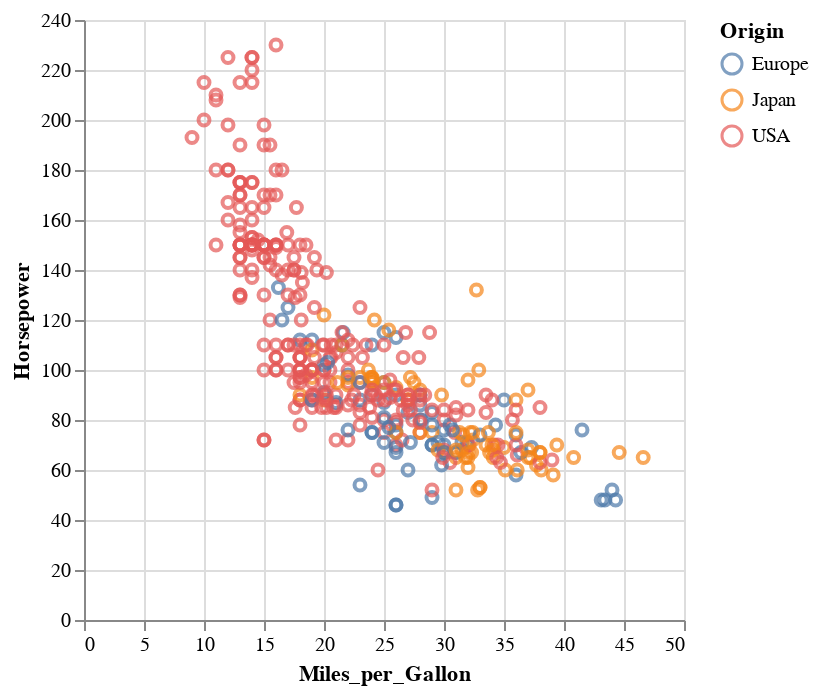

This figure's notebook cell:
### Code cell
# add color to a categorical variable
alt.Chart(cars).mark_point().encode(x = 'Miles_per_Gallon', y = 'Horsepower', color = 'Origin')

### Figure 1 — Vega-Lite specification as saved in the notebook (floating-point values rounded to 4 significant figures; data arrays with more than 128 entries replaced by an {"elided": "..."} marker saying what was removed)
{"config": {"view": {"continuousWidth": 300, "continuousHeight": 300}}, "data": {"name": "data-583e73726c1545c56c203344161a975c"}, "mark": {"type": "point"}, "encoding": {"color": {"field": "Origin", "type": "nominal"}, "x": {"field": "Miles_per_Gallon", "type": "quantitative"}, "y": {"field": "Horsepower", "type": "quantitative"}}, "$schema": "https://vega.github.io/schema/vega-lite/v5.20.1.json", "datasets": {"data-583e73726c1545c56c203344161a975c": {"elided": "406 records"}}}
